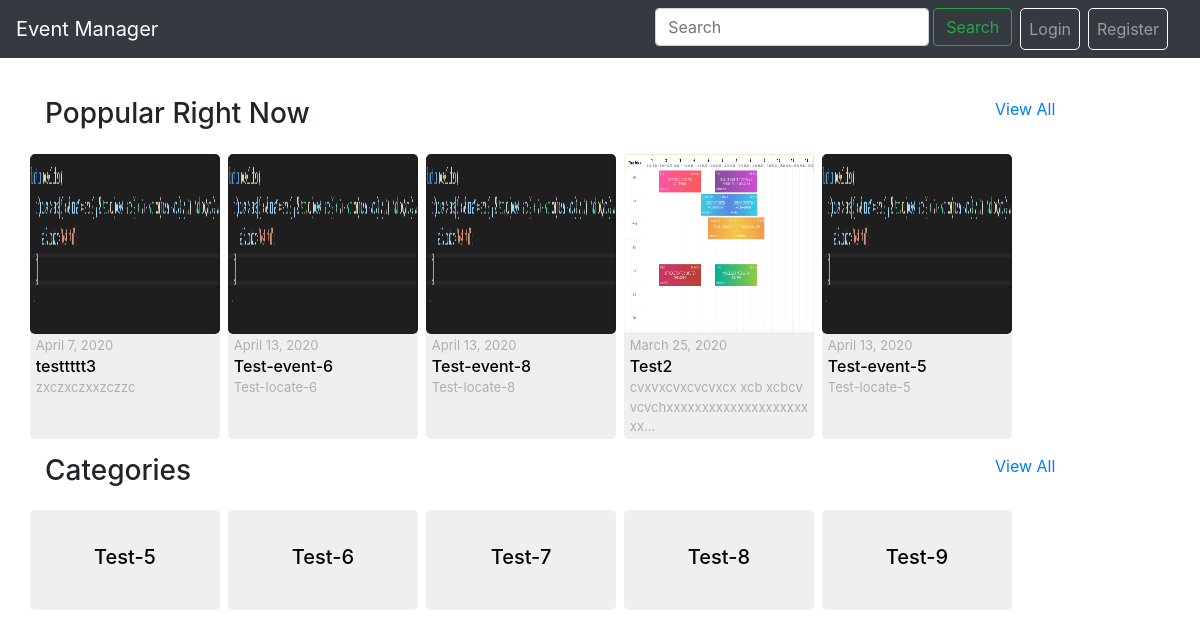
The page / on the database its author committed.
### event/models.py (models this page shows)
class Event(models.Model):
    event_name = models.CharField(max_length=255)
    description = models.TextField(null=True)
    event_date = models.DateField()
    event_time = models.TimeField()
    location = models.TextField()
    ticket_price = models.IntegerField()
    ticket_amount = models.IntegerField()
    picture = models.ImageField(upload_to='photos/', null=True)
    is_popular = models.BooleanField()
    category = models.ForeignKey(Category, on_delete=models.CASCADE)
    users = models.ManyToManyField(User, through='event.Ticket')

class Category(models.Model):
    name = models.CharField(max_length=255, unique=True)

### event/views.py (the view)
# urls.py: path('', views.index, name='index'),
def index(request):
    events = Event.objects.filter(event_date__gte = date.today(), ticket_amount__gt = 0).order_by('-is_popular','event_date','event_time')[:5]
    categories = Category.objects.all().order_by('name')[0:5]
    for e in events:
        e.location = e.location if len(e.location) < 60 else e.location[0:55]+"..."
    context = {
        'events':events,
        'categories': categories
    }
    return render(request, template_name='index.html', context=context)

### event/templates/index.html (shortened to what this page needs)
{% extends "base.html" %}
{% block content %}
<div class="row head">
    <div class="col-10">
        <h3>Poppular Right Now</h3>
    </div>
    <div class="col-2">
        <a href="{% url 'event' %}">View All</a>
    </div>
</div>
<div class="row">
    {% for e in events %}
    <a class="col-sm-2 mr-2 event" href="{% url 'detail' event_id=e.id %}">
        <div>
            <img src="/media/{{ e.picture }}">
            <p>{{ e.event_date }}</p>
            <h6>{{e.event_name}}</h6>
            <p>{{ e.location }}</p>
        </div>
    </a>
    {% endfor %}
</div>
<div class="row head">
    <div class="col-10">
        <h3>Categories</h3>
    </div>
    <div class="col-2">
        <a href="{% url 'category' %}">View All</a>
    </div>
</div>
<div class="row">
{% for c in categories %}
    <a class="col-sm-2 mr-2 event" href="{% url 'event' %}?category={{ c.id }}">
        <div class="center">
            <h5>{{c.name}}</h5>
        </div>
    </a>
{% endfor %}
</div>
{% endblock %}

### templates/base.html (style rules this page uses)
html { position: relative; min-height: 100%; }
body { margin-bottom: 60px; }
div { overflow-wrap: break-word; }

### event/templates/index.html (style rules this page uses)
.event { background: #efefef; padding: 0; border-radius: 5px; }
.event img { width: 100%; min-height: 180px; border-radius: 5px; }
.event p { color: #aeaeae; font-size: 13px; margin: 2px; padding-left: 2%; }
.event h6 { margin: 2px; padding-left: 2%; color: #000; }
.head { margin-bottom: 15px; margin-top: 15px; }
.center { text-align:center; color: #000; min-height: 100px; line-height: 100%; }
.center h5 { position: absolute; top: 0; bottom: 0; left: 0; right: 0; width: 50%; height: 30%; margin: auto; }

### rows shown on the page
Event: picture (picture), event_date "April 7, 2020", event_name "testtttt3", location "zxczxczxxzczzc"
Event: picture (picture), event_date "April 13, 2020", event_name "Test-event-6", location "Test-locate-6"
Event: picture (picture), event_date "April 13, 2020", event_name "Test-event-8", location "Test-locate-8"
Event: picture (picture), event_date "March 25, 2020", event_name "Test2", location "cvxvxcvxcvcvxcx xcb xcbcv vcvchxxxxxxxxxxxxxxxxxxxxxx..."
Event: picture (picture), event_date "April 13, 2020", event_name "Test-event-5", location "Test-locate-5"
Category: name "Test-5"
Category: name "Test-6"
Category: name "Test-7"
Category: name "Test-8"
Category: name "Test-9"
